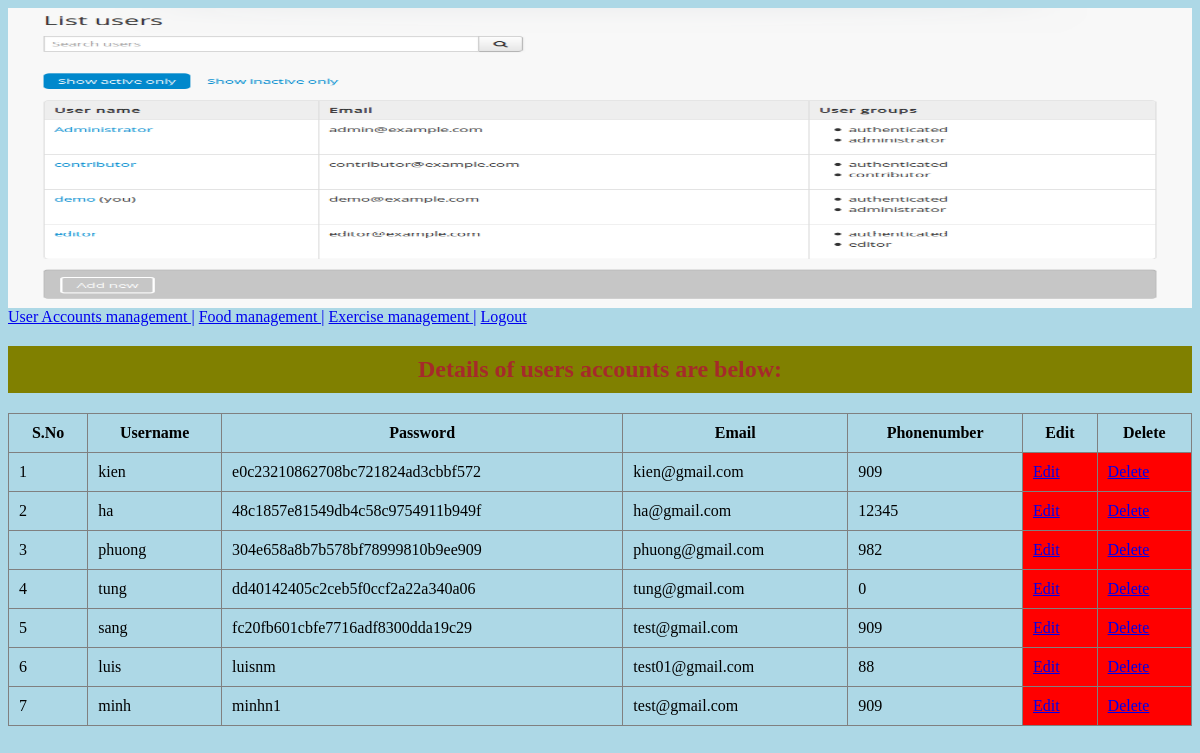
The page /list_ua.php (signed in) on the database as committed earlier.
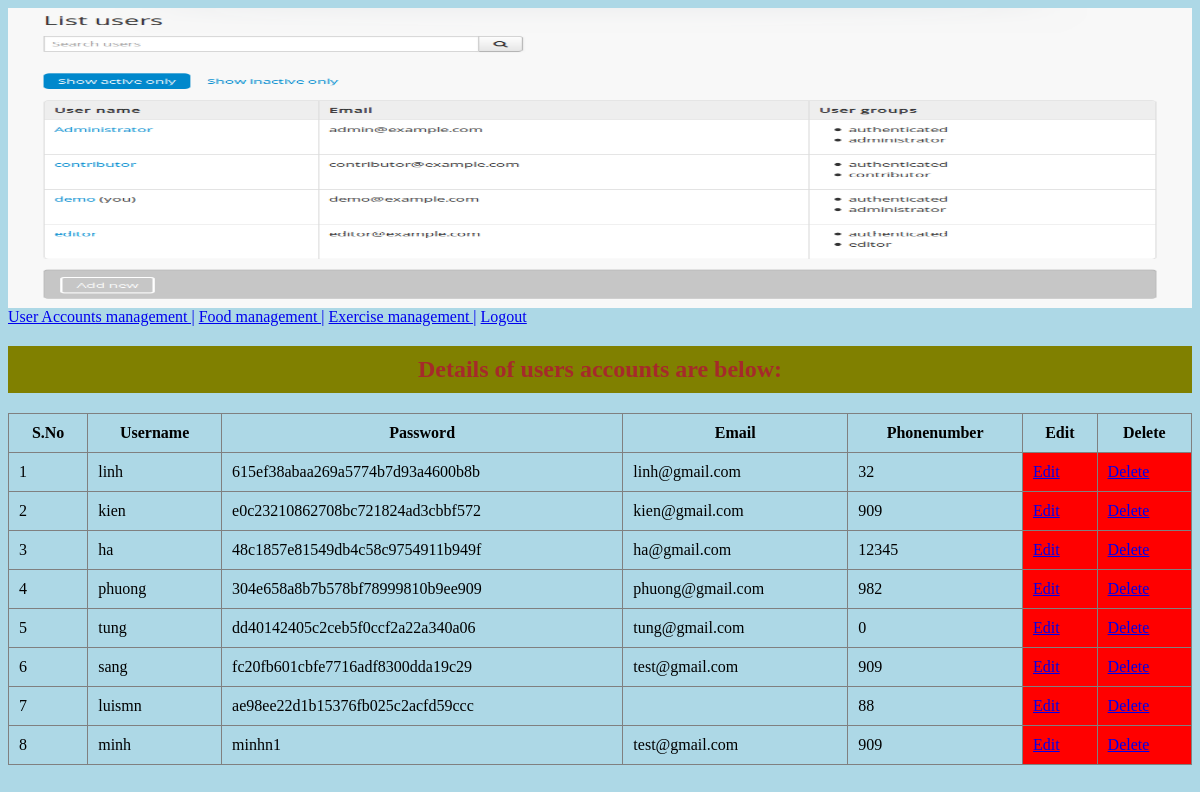
The same page on the database as committed later.
### tables this page shows
CREATE TABLE `accounts` (
  `id` int(11) NOT NULL,
  `username` varchar(50) NOT NULL,
  `password` varchar(255) NOT NULL,
  `email` varchar(100) DEFAULT NULL,
  `phonenumber` int(11) NOT NULL
);

### list_ua.php (the view, shortened to what this page needs)
<?php
$DATABASE_HOST = 'localhost';
$DATABASE_USER = 'root';
$DATABASE_PASS = '';
$DATABASE_NAME = 'gymweb';
$con = mysqli_connect($DATABASE_HOST, $DATABASE_USER, $DATABASE_PASS, $DATABASE_NAME);
?>
<html>
    <head>
    </head>
    <body class="loggedin"style="background-color:lightblue;">
		<nav class="navtop">
			<div>
			<img src="img/browse-users.png" alt="usera"style="width:100%;height:300px;">
				<div >
                <a href="accountsm.php">User Accounts management |</a>
            <a href="foodmanagement.php">Food management |</a>
                <a href="exercisemanagement.php">Exercise management |</a>
				<a href="logout.php"><i class="fas fa-sign-out-alt"></i>Logout</a>
				<h1 > Details of users accounts are below: </h1></div>
				<table width="100%" border="1" style="border-collapse:collapse;height:300px;padding:10px 10px 10px 10px;">
                <thead>
<tr>
<th ><strong>S.No</strong></th>
<th><strong>Username</strong></th>
<th><strong>Password</strong></th>
<th><strong>Email</strong></th>
<th><strong>Phonenumber</strong></th>
<th><strong>Edit</strong></th>
<th><strong>Delete</strong></th>
</tr>
                </thead>
<tbody>
<?php
$count=1;
$sel_query="SELECT * FROM accounts ORDER BY id desc;";
$result = mysqli_query($con,$sel_query);
while($row = mysqli_fetch_assoc($result)) { ?>
<tr><td style="background-color:lightblue;"><?php echo $count; ?></td>
<td style="background-color:lightblue;"><?php echo $row["username"]; ?></td>
<td style="background-color:lightblue;"><?php echo $row["password"]; ?></td>
<td style="background-color:lightblue;"><?php echo $row["email"]; ?></td>
<td style="background-color:lightblue;"><?php echo $row["phonenumber"];?></td>
<td style="background-color:red;">
<a href="editu.php?id=<?php echo $row["id"]; ?>">Edit</a>
</td>
<td style="background-color:red;">
<a href="deleteu.php?id=<?php echo $row["id"]; ?>">Delete</a>
</td>
</tr>
<?php $count++; } ?>
</table>
    </body>
</html>

Rows that differ between the two databases and show on the page:
added accounts: username "linh", password "615ef38abaa269a5774b7d93a4600b8b", email "linh@gmail.com", phonenumber "32"
changed accounts: username "luis" → "luismn"; password "luisnm" → "ae98ee22d1b15376fb025c2acfd59ccc"; email "test01@gmail.com" → (not shown)
